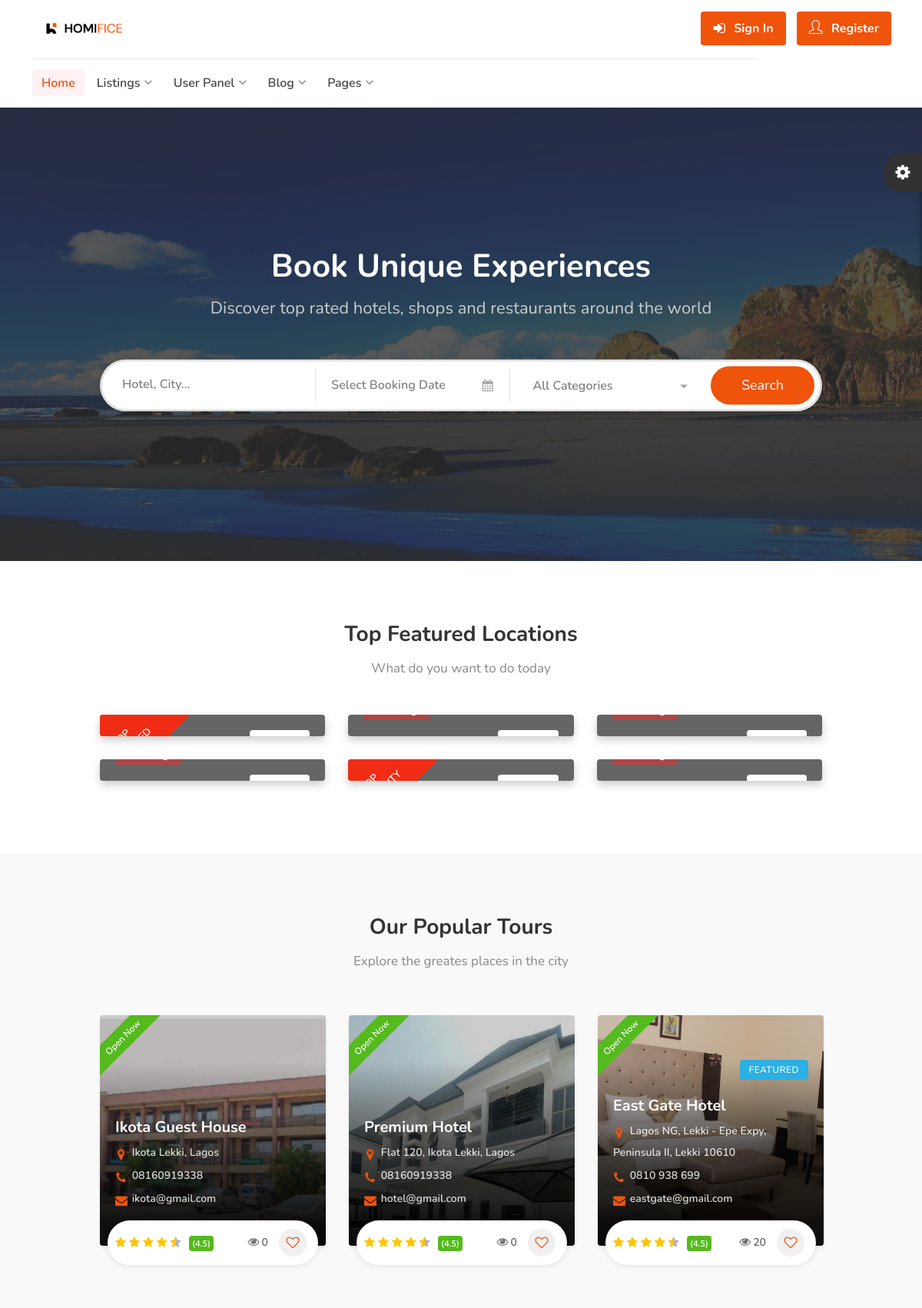
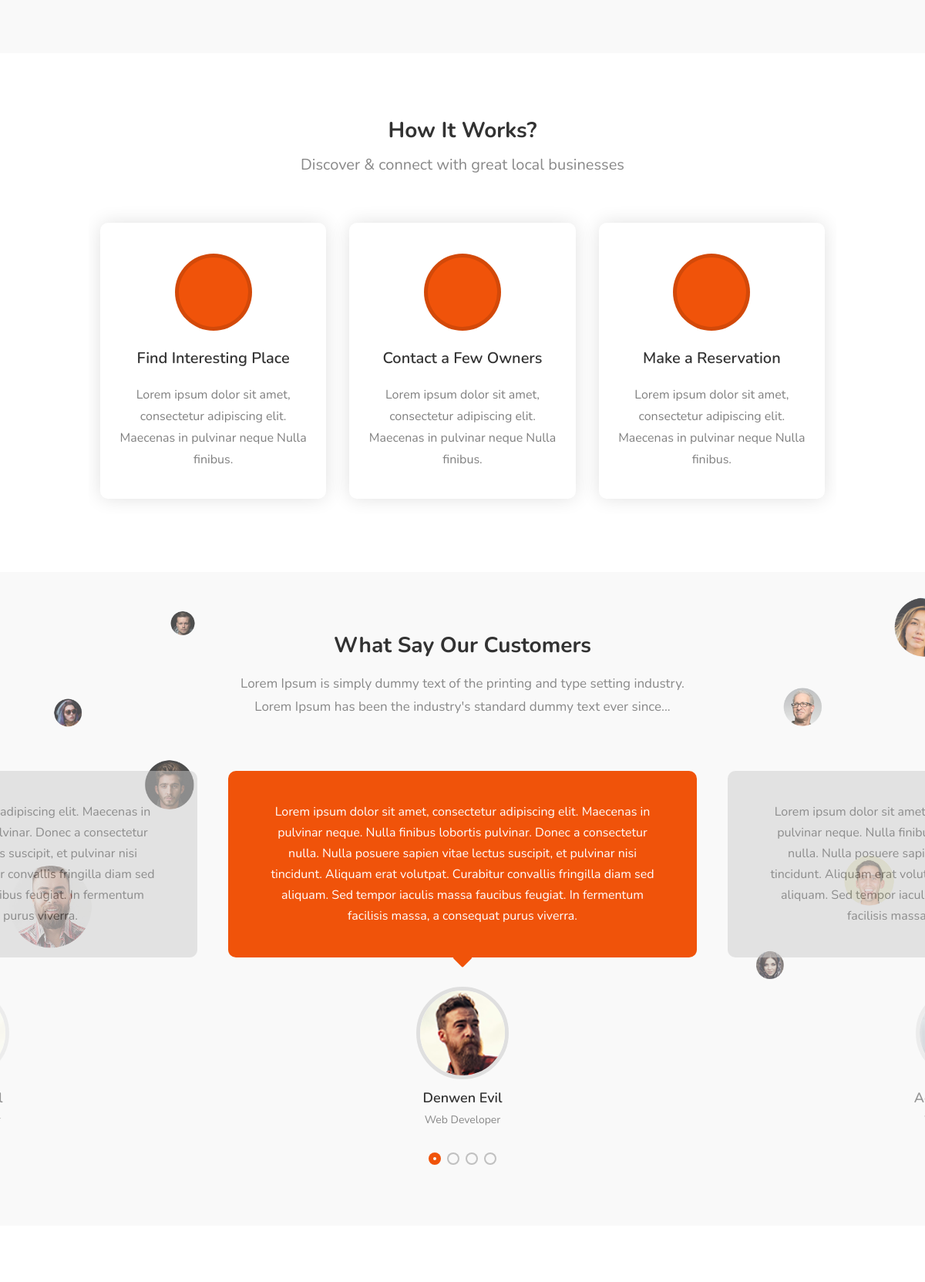
The page / (upper part) on the database its author committed (2 pictures, top to bottom).
### hotel/models.py (models this page shows, shortened)
class Hotel(models.Model):
    user = models.ForeignKey(User, on_delete=models.SET_NULL, null=True) #the hotel lister
    name = models.CharField(max_length=255)
    description = CKEditor5Field(null=True, blank=True, config_name='extends')
    image = models.FileField(upload_to="hotel_gallery")
    address = models.CharField(max_length=500)
    mobile = models.CharField(max_length=20)
    email = models.EmailField()
    status = models.CharField(max_length=20, choices=HOTEL_STATUS, default="Live")
    tags = TaggableManager(blank=True)
    views = models.IntegerField(default=0)
    featured = models.BooleanField(default=False)
    hotelID = ShortUUIDField(unique=True, length=10, max_length=20, alphabet="abcdefghijklmnopqrstuvwxyz")
    slug = models.SlugField(unique=True)
    date = models.DateTimeField(auto_now_add=True)
    website = models.CharField(max_length=2048, null=True, blank=True)
    facebook = models.CharField(max_length=2048, null=True, blank=True)
    twitter = models.CharField(max_length=2048, null=True, blank=True)
    instagram = models.CharField(max_length=2048, null=True, blank=True)
    youtube = models.CharField(max_length=2048, null=True, blank=True)
    def thumbnail(self):
        if self.image:
            return mark_safe("<img src='%s' width='50' height='50' style='object-fit: cover; border-radius 7px;' />" % (self.image.url))
        return "No Image"
    thumbnail.short_description = 'Thumbnail'
    def hotel_gallery(self):
        return HotelGallery.objects.filter(hotel=self)

### hotel/views.py (the view)
# urls.py: path("", views.index, name="index"),
def index(request):
    hotels = Hotel.objects.filter(status="Live")
    context = {
        "hotels": hotels
    }
    return render(request, "hotel/hotel.html", context)

### templates/hotel/hotel.html (shortened to what this page needs)
{% extends 'partials/base.html' %}
{% load static %}
{% block content %}
<div class="search_container_block main_search_block" data-background-image="images/home_section_1.jpg">
  <div class="main_inner_search_block">
    <div class="container">
      <div class="row">
        <div class="col-md-12">
          <h2>Book Unique Experiences</h2>
          <h4>Discover top rated hotels, shops and restaurants around the world</h4>
          <div class="main_input_search_part">
            <div class="main_input_search_part_item">
              <input type="text" placeholder="Hotel, City..." value="" />
            </div>
            <div class="main_input_search_part_item main-search-input-item search-input-icon">
              <input type="text" placeholder="Select Booking Date" id="booking-date-search">
              <i class="fa fa-calendar"></i>
            </div>
            <div class="main_input_search_part_item intro-search-field">
            </div>
            <button class="button" onclick="window.location.href='listings_half_screen_map_list.html'">Search</button>
          </div>
        </div>
      </div>
    </div>
  </div>
</div>
<div class="fullwidth_block search_categorie_block">
  <div class="container">
    <div class="row">
      <div class="col-md-12">
        <h3 class="headline_part centered margin-top-75 margin-bottom-45">Top Featured Locations <span>What do you want
            to do today</span> </h3>
      </div>
    </div>
  </div>
  <div class="col-md-12">
    <div class="container">
      <div class="row">
        <div class="col-md-4 col-sm-6 col-xs-12">
          <div class="category_container_item_part">
            <a href="#" class="category_item_box">
              <div class="featured-type featured">
                Top <br>Featured
              </div>
              <span class="category_item_box_btn">Browse</span>
              <div class="category_content_box_part">
                <span>15 listings</span>
              </div>
            </a>
          </div>
        </div>
        <div class="col-md-4 col-sm-6 col-xs-12">
          <div class="category_container_item_part">
            <a href="#" class="category_item_box">
              <span class="category_item_box_btn">Browse</span>
              <div class="category_content_box_part">
                <span>27 Listings</span>
              </div>
            </a>
          </div>
        </div>
        <div class="col-md-4 col-sm-6 col-xs-12">
          <div class="category_container_item_part">
            <a href="#" class="category_item_box">
              <span class="category_item_box_btn">Browse</span>
              <div class="category_content_box_part">
                <span>22 Listings</span>
              </div>
            </a>
          </div>
        </div>
        <div class="col-md-4 col-sm-6 col-xs-12">
          <div class="category_container_item_part">
            <a href="#" class="category_item_box">
              <span class="category_item_box_btn">Browse</span>
              <div class="category_content_box_part">
                <span>15 Listings</span>
              </div>
            </a>
          </div>
        </div>
        <div class="col-md-4 col-sm-6 col-xs-12">
          <div class="category_container_item_part">
            <a href="#" class="category_item_box">
              <div class="featured-type featured">
                Top <br>Rated City
              </div>
              <span class="category_item_box_btn">Browse</span>
              <div class="category_content_box_part">
                <span>26 Listings</span>
              </div>
            </a>
          </div>
        </div>
        <div class="col-md-4 col-sm-6 col-xs-12">
          <div class="category_container_item_part">
            <a href="#" class="category_item_box">
              <span class="category_item_box_btn">Browse</span>
              <div class="category_content_box_part">
                <span>27 Listings</span>
              </div>
            </a>
          </div>
        </div>
      </div>
    </div>
  </div>
</div>
<section class="fullwidth_block margin-top-65 padding-top-75 padding-bottom-70" data-background-color="#f9f9f9">
  <div class="container">
    <div class="row slick_carousel_slider">
      <div class="col-md-12">
        <h3 class="headline_part centered margin-bottom-45">Our Popular Tours <span>Explore the greates places in the
            city</span> </h3>
      </div>
      <div class="row">
        <div class="col-md-12">
          <div class="simple_slick_carousel_block utf_dots_nav">
            {% for hotel in hotels %}
            <div class="utf_carousel_item"> <a href="{% url 'hotel:hotel_detail' hotel.slug %}"
                class="utf_listing_item-container compact">
                <div class="utf_listing_item"> <img src="{{hotel.image.url}}" alt="">
                  {% if hotel.featured == True %}
                  <span class="featured_tag">Featured</span>
                  {% endif %}
                  <span class="utf_open_now">Open Now</span>
                  <div class="utf_listing_item_content">
                    <h3>{{hotel.name}}</h3>
                    <span><i class="fa fa-map-marker"></i> {{ hotel.address }}</span>
                    <span><i class="fa fa-phone"></i> {{hotel.mobile}} </span>
                    <span><i class="fa fa-envelope"></i> {{hotel.email}} </span>
                  </div>
                </div>
                <div class="utf_star_rating_section" data-rating="4.5">
                  <div class="utf_counter_star_rating">(4.5)</div>
                  <span class="utf_view_count"><i class="fa fa-eye"></i>{{ hotel.views }}</span>
                  <span class="like-icon"></span>
                </div>
              </a>
            </div>
            {% endfor %}
          </div>
        </div>
      </div>
    </div>
  </div>
</section>
<section class="fullwidth_block padding-bottom-75">
  <div class="container">
    <div class="row">
      <div class="col-md-8 col-md-offset-2">
        <h2 class="headline_part centered margin-top-80">How It Works? <span class="margin-top-10">Discover & connect
            with great local businesses</span> </h2>
      </div>
    </div>
    <div class="row container_icon">
      <div class="col-md-4 col-sm-4 col-xs-12">
        <div class="box_icon_two box_icon_with_line"> <i class="im im-icon-Map-Marker2"></i>
          <h3>Find Interesting Place</h3>
          <p>Lorem ipsum dolor sit amet, consectetur adipiscing elit. Maecenas in pulvinar neque Nulla finibus.</p>
        </div>
      </div>
      <div class="col-md-4 col-sm-4 col-xs-12">
        <div class="box_icon_two box_icon_with_line"> <i class="im im-icon-Mail-Add"></i>
          <h3>Contact a Few Owners</h3>
          <p>Lorem ipsum dolor sit amet, consectetur adipiscing elit. Maecenas in pulvinar neque Nulla finibus.</p>
        </div>
      </div>
      <div class="col-md-4 col-sm-4 col-xs-12">
        <div class="box_icon_two"> <i class="im im-icon-Administrator"></i>
          <h3>Make a Reservation</h3>
          <p>Lorem ipsum dolor sit amet, consectetur adipiscing elit. Maecenas in pulvinar neque Nulla finibus.</p>
        </div>
      </div>
    </div>
  </div>
</section>
<section class="utf_testimonial_part fullwidth_block padding-top-75 padding-bottom-75">
  <div class="container">
    <div class="row">
      <div class="col-md-8 col-md-offset-2">
        <h3 class="headline_part centered"> What Say Our Customers <span class="margin-top-15">Lorem Ipsum is simply
            dummy text of the printing and type setting industry. Lorem Ipsum has been the industry's standard dummy
            text ever since...</span> </h3>
      </div>
    </div>
  </div>
  <div class="fullwidth_carousel_container_block margin-top-20">
    <div class="utf_testimonial_carousel testimonials">
      <div class="utf_carousel_review_part">
        <div class="utf_testimonial_box">
          <div class="testimonial">Lorem ipsum dolor sit amet, consectetur adipiscing elit. Maecenas in pulvinar neque.
            Nulla finibus lobortis pulvinar. Donec a consectetur nulla. Nulla posuere sapien vitae lectus suscipit, et
            pulvinar nisi tincidunt. Aliquam erat volutpat. Curabitur convallis fringilla diam sed aliquam. Sed tempor
            iaculis massa faucibus feugiat. In fermentum facilisis massa, a consequat purus viverra.</div>
        </div>
        <div class="utf_testimonial_author"> <img src="images/happy-client-01.jpg" alt="">
          <h4>Denwen Evil <span>Web Developer</span></h4>
        </div>
      </div>
      <div class="utf_carousel_review_part">
        <div class="utf_testimonial_box">
          <div class="testimonial">Lorem ipsum dolor sit amet, consectetur adipiscing elit. Maecenas in pulvinar neque.
            Nulla finibus lobortis pulvinar. Donec a consectetur nulla. Nulla posuere sapien vitae lectus suscipit, et
            pulvinar nisi tincidunt. Aliquam erat volutpat. Curabitur convallis fringilla diam sed aliquam. Sed tempor
            iaculis massa faucibus feugiat. In fermentum facilisis massa, a consequat purus viverra.</div>
        </div>
        <div class="utf_testimonial_author"> <img src="images/happy-client-02.jpg" alt="">
          <h4>Adam Alloriam <span>Web Developer</span></h4>
        </div>
      </div>
      <div class="utf_carousel_review_part">
        <div class="utf_testimonial_box">
          <div class="testimonial">Lorem ipsum dolor sit amet, consectetur adipiscing elit. Maecenas in pulvinar neque.
            Nulla finibus lobortis pulvinar. Donec a consectetur nulla. Nulla posuere sapien vitae lectus suscipit, et
            pulvinar nisi tincidunt. Aliquam erat volutpat. Curabitur convallis fringilla diam sed aliquam. Sed tempor
            iaculis massa faucibus feugiat. In fermentum facilisis massa, a consequat purus viverra.</div>
        </div>
        <div class="utf_testimonial_author"> <img src="images/happy-client-01.jpg" alt="">
          <h4>Denwen Evil <span>Web Developer</span></h4>
        </div>
      </div>
    </div>
  </div>
</section>
<section class="fullwidth_block padding-top-75 padding-bottom-75" data-background-color="#ffffff">
</section>
{% endblock content %}

### static/css/mmenu.css (style rules this page uses)
:root { --mm-line-height:20px; --mm-listitem-size:44px; --mm-navbar-size:44px; --mm-offset-top:0; --mm-offset-right:0; --mm-offset-bottom:0; --mm-offset-left:0; --mm-color-border:rgba(0, 0, 0, 0.1); --mm-color-button:rgba(0, 0, 0, 0.3); --mm-color-text:rgba(0, 0, 0, 0.75); --mm-color-text-dimmed:rgba(0, 0, 0, 0.3); --mm-color-background:#f3f3f3; --mm-color-background-highlight:rgba(0, 0, 0, 0.05); --mm-color-background-emphasis:rgba(255, 255, 255, 0.4); --mm-shadow:0 0 10px rgba(0, 0, 0, 0.3) }

### static/css/style.css (style rules this page uses)
body { color: #707070; font-size: 15px; line-height: 28px; background-color: #fff; }
body p { font-size: 16px; line-height: 28px; }
body, h1, h2, h3, h4, h5, h6, input[type="text"], input[type="password"], input[type="email"], textarea, select, input[type="button"], input[type="submit"], button, #tiptip_content, .map-box p, .map-box div, .numerical-rating .utf_counter_star_rating, body .nav_responsive i.menu-trigger:after { font-family:'Nunito', sans-serif; text-transform: none; }
h1, h2, h3, h4, h5, h6 { color: #323232; }
* { margin: 0px; padding: 0px; box-sizing: border-box; }

### rows shown on the page
Hotel: image (picture), name "Ikota Guest House", address "Ikota Lekki, Lagos", mobile "08160919338", email "ikota@gmail.com", views "0"
Hotel: image (picture), name "Premium Hotel", address "Flat 120, Ikota Lekki, Lagos", mobile "08160919338", email "hotel@gmail.com", views "0"
Hotel: image (picture), featured "FEATURED", name "East Gate Hotel", address "Lagos NG, Lekki - Epe Expy, Peninsula II, Lekki 10610", mobile "0810 938 699", email "eastgate@gmail.com", views "20"
